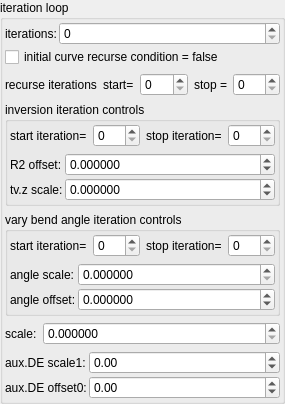
    <widget class="QGroupBox" name="groupBox_6">
     <property name="title">
      <string>iteration loop</string>
     </property>
     <layout class="QVBoxLayout" name="verticalLayout_12">
      <property name="leftMargin">
       <number>2</number>
      </property>
      <property name="topMargin">
       <number>2</number>
      </property>
      <property name="rightMargin">
       <number>2</number>
      </property>
      <property name="bottomMargin">
       <number>2</number>
      </property>
      <item>
       <layout class="QGridLayout" name="gridLayout_47" columnstretch="0,1">
        <property name="spacing">
         <number>2</number>
        </property>
        <item row="0" column="0">
         <widget class="QLabel" name="label_296">
          <property name="text">
           <string>iterations:</string>
          </property>
         </widget>
        </item>
        <item row="0" column="1">
         <widget class="MySpinBox" name="spinboxInt_transf_int_16">
          <property name="sizePolicy">
           <sizepolicy hsizetype="Minimum" vsizetype="Maximum">
            <horstretch>0</horstretch>
            <verstretch>0</verstretch>
           </sizepolicy>
          </property>
          <property name="font">
           <font>
            <weight>50</weight>
            <bold>false</bold>
           </font>
          </property>
          <property name="maximum">
           <number>250</number>
          </property>
         </widget>
        </item>
        <item row="1" column="0" colspan="2">
         <widget class="MyCheckBox" name="checkBox_transf_function_enabled_false">
          <property name="text">
           <string>initial curve recurse condition = false</string>
          </property>
         </widget>
        </item>
       </layout>
      </item>
      <item>
       <layout class="QHBoxLayout" name="horizontalLayout_11" stretch="0,0,1,0,1">
        <property name="topMargin">
         <number>0</number>
        </property>
        <item>
         <widget class="QLabel" name="label_86">
          <property name="text">
           <string>recurse iterations</string>
          </property>
          <property name="wordWrap">
           <bool>true</bool>
          </property>
         </widget>
        </item>
        <item>
         <widget class="QLabel" name="label_83">
          <property name="text">
           <string>start=</string>
          </property>
          <property name="wordWrap">
           <bool>true</bool>
          </property>
         </widget>
        </item>
        <item>
         <widget class="MySpinBox" name="spinboxInt_transf_start_iterations_C">
          <property name="sizePolicy">
           <sizepolicy hsizetype="Minimum" vsizetype="Maximum">
            <horstretch>0</horstretch>
            <verstretch>0</verstretch>
           </sizepolicy>
          </property>
          <property name="minimum">
           <number>0</number>
          </property>
          <property name="maximum">
           <number>999</number>
          </property>
          <property name="value">
           <number>0</number>
          </property>
         </widget>
        </item>
        <item>
         <widget class="QLabel" name="label_68">
          <property name="text">
           <string>stop =</string>
          </property>
          <property name="wordWrap">
           <bool>true</bool>
          </property>
         </widget>
        </item>
        <item>
         <widget class="MySpinBox" name="spinboxInt_transf_stop_iterations_C">
          <property name="sizePolicy">
           <sizepolicy hsizetype="Preferred" vsizetype="Maximum">
            <horstretch>0</horstretch>
            <verstretch>0</verstretch>
           </sizepolicy>
          </property>
          <property name="maximum">
           <number>999</number>
          </property>
         </widget>
        </item>
       </layout>
      </item>
      <item>
       <widget class="QGroupBox" name="groupBox_7">
        <property name="title">
         <string>inversion iteration controls</string>
        </property>
        <layout class="QVBoxLayout" name="verticalLayout_13">
         <property name="leftMargin">
          <number>2</number>
         </property>
         <property name="topMargin">
          <number>2</number>
         </property>
         <property name="rightMargin">
          <number>2</number>
         </property>
         <property name="bottomMargin">
          <number>2</number>
         </property>
         <item>
          <layout class="QHBoxLayout" name="horizontalLayout_12" stretch="0,1,0,1">
           <property name="topMargin">
            <number>0</number>
           </property>
           <item>
            <widget class="QLabel" name="label_82">
             <property name="text">
              <string>start iteration=</string>
             </property>
             <property name="wordWrap">
              <bool>true</bool>
             </property>
            </widget>
           </item>
           <item>
            <widget class="MySpinBox" name="spinboxInt_transf_start_iterations_B">
             <property name="sizePolicy">
              <sizepolicy hsizetype="Minimum" vsizetype="Maximum">
               <horstretch>0</horstretch>
               <verstretch>0</verstretch>
              </sizepolicy>
             </property>
             <property name="minimum">
              <number>0</number>
             </property>
             <property name="maximum">
              <number>999</number>
             </property>
             <property name="value">
              <number>0</number>
             </property>
            </widget>
           </item>
           <item>
            <widget class="QLabel" name="label_67">
             <property name="text">
              <string>stop iteration=</string>
             </property>
             <property name="wordWrap">
              <bool>true</bool>
             </property>
            </widget>
           </item>
           <item>
            <widget class="MySpinBox" name="spinboxInt_transf_stop_iterations_B">
             <property name="sizePolicy">
              <sizepolicy hsizetype="Preferred" vsizetype="Maximum">
               <horstretch>0</horstretch>
               <verstretch>0</verstretch>
              </sizepolicy>
             </property>
             <property name="maximum">
              <number>999</number>
             </property>
            </widget>
           </item>
          </layout>
         </item>
         <item>
          <layout class="QGridLayout" name="gridLayout_48" columnstretch="0,1">
           <property name="spacing">
            <number>2</number>
           </property>
           <item row="0" column="1">
            <widget class="MyDoubleSpinBox" name="spinbox_transf_offsetA_0">
             <property name="enabled">
              <bool>true</bool>
             </property>
             <property name="sizePolicy">
              <sizepolicy hsizetype="Minimum" vsizetype="Maximum">
               <horstretch>0</horstretch>
               <verstretch>0</verstretch>
              </sizepolicy>
             </property>
             <property name="prefix">
              <string/>
             </property>
             <property name="suffix">
              <string/>
             </property>
             <property name="decimals">
              <number>6</number>
             </property>
             <property name="minimum">
              <double>-99.998999999999995</double>
             </property>
             <property name="maximum">
              <double>99.998999999999995</double>
             </property>
             <property name="singleStep">
              <double>0.100000000000000</double>
             </property>
            </widget>
           </item>
           <item row="1" column="1">
            <widget class="MyDoubleSpinBox" name="spinbox_transf_scaleA_1">
             <property name="sizePolicy">
              <sizepolicy hsizetype="Minimum" vsizetype="Maximum">
               <horstretch>0</horstretch>
               <verstretch>0</verstretch>
              </sizepolicy>
             </property>
             <property name="prefix">
              <string/>
             </property>
             <property name="suffix">
              <string/>
             </property>
             <property name="decimals">
              <number>6</number>
             </property>
             <property name="minimum">
              <double>-99.998999999999995</double>
             </property>
             <property name="maximum">
              <double>99.998999999999995</double>
             </property>
             <property name="singleStep">
              <double>0.100000000000000</double>
             </property>
            </widget>
           </item>
           <item row="0" column="0">
            <widget class="QLabel" name="label_315">
             <property name="text">
              <string>R2 offset:</string>
             </property>
            </widget>
           </item>
           <item row="1" column="0">
            <widget class="QLabel" name="label_313">
             <property name="text">
              <string>tv.z scale:</string>
             </property>
            </widget>
           </item>
          </layout>
         </item>
        </layout>
       </widget>
      </item>
      <item>
       <widget class="QGroupBox" name="groupBox_5">
        <property name="title">
         <string>vary bend angle iteration controls</string>
        </property>
        <layout class="QVBoxLayout" name="verticalLayout_10">
         <property name="leftMargin">
          <number>2</number>
         </property>
         <property name="topMargin">
          <number>2</number>
         </property>
         <property name="rightMargin">
          <number>2</number>
         </property>
         <property name="bottomMargin">
          <number>2</number>
         </property>
         <item>
          <layout class="QHBoxLayout" name="horizontalLayout_8" stretch="0,1,0,1">
           <property name="topMargin">
            <number>0</number>
           </property>
           <item>
            <widget class="QLabel" name="label_81">
             <property name="text">
              <string>start iteration=</string>
             </property>
             <property name="wordWrap">
              <bool>true</bool>
             </property>
            </widget>
           </item>
           <item>
            <widget class="MySpinBox" name="spinboxInt_transf_start_iterations_A">
             <property name="sizePolicy">
              <sizepolicy hsizetype="Minimum" vsizetype="Maximum">
               <horstretch>0</horstretch>
               <verstretch>0</verstretch>
              </sizepolicy>
             </property>
             <property name="minimum">
              <number>0</number>
             </property>
             <property name="maximum">
              <number>999</number>
             </property>
             <property name="value">
              <number>0</number>
             </property>
            </widget>
           </item>
           <item>
            <widget class="QLabel" name="label_66">
             <property name="text">
              <string>stop iteration=</string>
             </property>
             <property name="wordWrap">
              <bool>true</bool>
             </property>
            </widget>
           </item>
           <item>
            <widget class="MySpinBox" name="spinboxInt_transf_stop_iterations_A">
             <property name="sizePolicy">
              <sizepolicy hsizetype="Preferred" vsizetype="Maximum">
               <horstretch>0</horstretch>
               <verstretch>0</verstretch>
              </sizepolicy>
             </property>
             <property name="maximum">
              <number>999</number>
             </property>
            </widget>
           </item>
          </layout>
         </item>
         <item>
          <layout class="QGridLayout" name="gridLayout_44" columnstretch="0,1">
           <property name="spacing">
            <number>2</number>
           </property>
           <item row="0" column="1">
            <widget class="MyDoubleSpinBox" name="spinbox_transf_scaleB_1">
             <property name="sizePolicy">
              <sizepolicy hsizetype="Minimum" vsizetype="Maximum">
               <horstretch>0</horstretch>
               <verstretch>0</verstretch>
              </sizepolicy>
             </property>
             <property name="prefix">
              <string/>
             </property>
             <property name="suffix">
              <string/>
             </property>
             <property name="decimals">
              <number>6</number>
             </property>
             <property name="minimum">
              <double>0.000000000000000</double>
             </property>
             <property name="maximum">
              <double>99.998999999999995</double>
             </property>
             <property name="singleStep">
              <double>0.010000000000000</double>
             </property>
            </widget>
           </item>
           <item row="1" column="1">
            <widget class="MyDoubleSpinBox" name="spinbox_transf_offsetB_0">
             <property name="enabled">
              <bool>true</bool>
             </property>
             <property name="sizePolicy">
              <sizepolicy hsizetype="Minimum" vsizetype="Maximum">
               <horstretch>0</horstretch>
               <verstretch>0</verstretch>
              </sizepolicy>
             </property>
             <property name="prefix">
              <string/>
             </property>
             <property name="suffix">
              <string/>
             </property>
             <property name="decimals">
              <number>6</number>
             </property>
             <property name="minimum">
              <double>-99.998999999999995</double>
             </property>
             <property name="maximum">
              <double>99.998999999999995</double>
             </property>
             <property name="singleStep">
              <double>0.010000000000000</double>
             </property>
            </widget>
           </item>
           <item row="1" column="0">
            <widget class="QLabel" name="label_316">
             <property name="text">
              <string>angle offset:</string>
             </property>
            </widget>
           </item>
           <item row="0" column="0">
            <widget class="QLabel" name="label_305">
             <property name="text">
              <string>angle scale:</string>
             </property>
            </widget>
           </item>
          </layout>
         </item>
        </layout>
       </widget>
      </item>
      <item>
       <layout class="QHBoxLayout" name="horizontalLayout_10" stretch="0,1">
        <property name="topMargin">
         <number>0</number>
        </property>
        <item>
         <widget class="QLabel" name="label_307">
          <property name="text">
           <string>scale:</string>
          </property>
         </widget>
        </item>
        <item>
         <widget class="MyDoubleSpinBox" name="spinbox_transf_scaleC_1">
          <property name="sizePolicy">
           <sizepolicy hsizetype="Minimum" vsizetype="Maximum">
            <horstretch>0</horstretch>
            <verstretch>0</verstretch>
           </sizepolicy>
          </property>
          <property name="prefix">
           <string/>
          </property>
          <property name="suffix">
           <string/>
          </property>
          <property name="decimals">
           <number>6</number>
          </property>
          <property name="minimum">
           <double>0.000000000000000</double>
          </property>
          <property name="maximum">
           <double>99.998999999999995</double>
          </property>
          <property name="singleStep">
           <double>0.010000000000000</double>
          </property>
         </widget>
        </item>
       </layout>
      </item>
      <item>
       <layout class="QGridLayout" name="gridLayout_36" columnstretch="0,1">
        <property name="spacing">
         <number>2</number>
        </property>
        <item row="0" column="0">
         <widget class="QLabel" name="label_177">
          <property name="text">
           <string>aux.DE scale1:</string>
          </property>
         </widget>
        </item>
        <item row="0" column="1">
         <widget class="MyDoubleSpinBox" name="spinbox_analyticDE_scale_1">
          <property name="sizePolicy">
           <sizepolicy hsizetype="Minimum" vsizetype="Maximum">
            <horstretch>0</horstretch>
            <verstretch>0</verstretch>
           </sizepolicy>
          </property>
          <property name="prefix">
           <string/>
          </property>
          <property name="suffix">
           <string/>
          </property>
          <property name="decimals">
           <number>2</number>
          </property>
          <property name="minimum">
           <double>-100.000000000000000</double>
          </property>
          <property name="maximum">
           <double>100.000000000000000</double>
          </property>
          <property name="singleStep">
           <double>0.100000000000000</double>
          </property>
         </widget>
        </item>
        <item row="1" column="0">
         <widget class="QLabel" name="label_269">
          <property name="text">
           <string>aux.DE offset0:</string>
          </property>
         </widget>
        </item>
        <item row="1" column="1">
         <widget class="MyDoubleSpinBox" name="spinbox_analyticDE_offset_0">
          <property name="sizePolicy">
           <sizepolicy hsizetype="Minimum" vsizetype="Maximum">
            <horstretch>0</horstretch>
            <verstretch>0</verstretch>
           </sizepolicy>
          </property>
          <property name="prefix">
           <string/>
          </property>
          <property name="suffix">
           <string/>
          </property>
          <property name="decimals">
           <number>2</number>
          </property>
          <property name="minimum">
           <double>-100.000000000000000</double>
          </property>
          <property name="maximum">
           <double>100.000000000000000</double>
          </property>
          <property name="singleStep">
           <double>0.100000000000000</double>
          </property>
         </widget>
        </item>
       </layout>
      </item>
     </layout>
    </widget>
